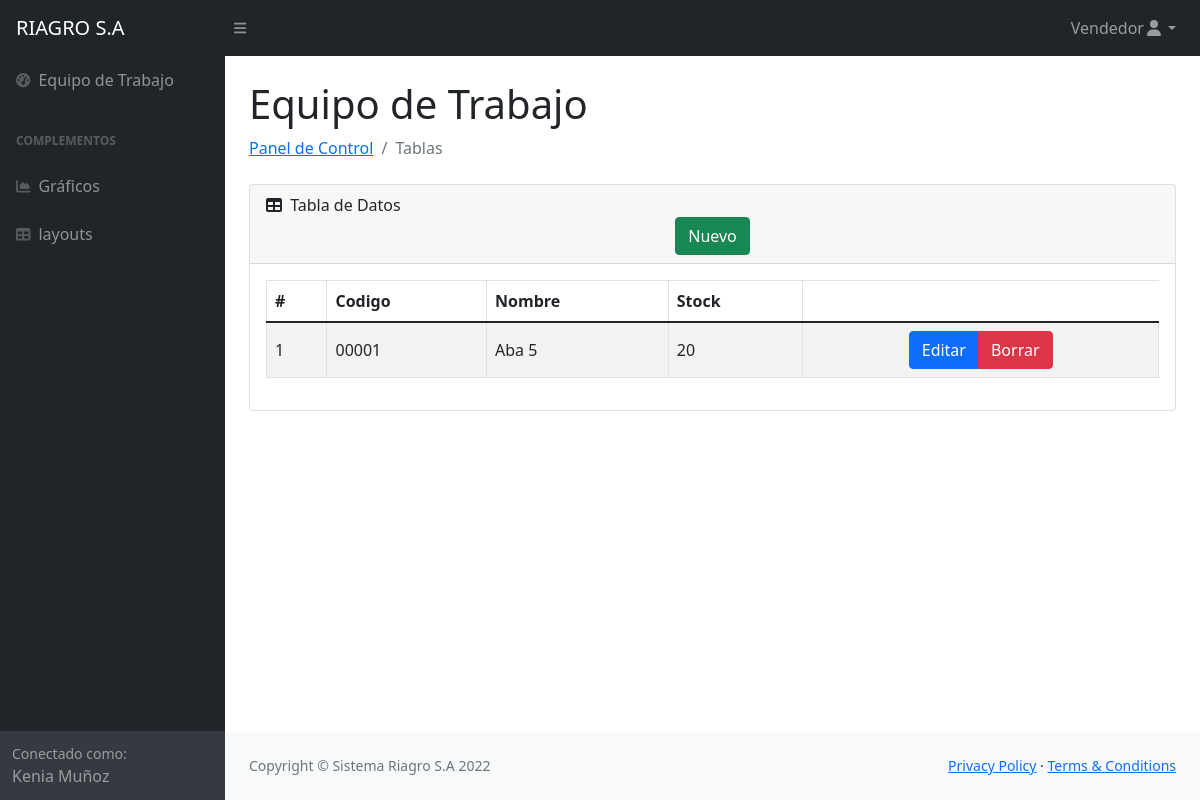
Page /Panel/inventario.php (signed in) on the committed database.
### tables this page shows
CREATE TABLE `inventario` (
  `id_inventario` int(11) NOT NULL,
  `codigo` varchar(8) NOT NULL,
  `nombre` varchar(40) NOT NULL,
  `stock` varchar(20) NOT NULL
);

### Panel/inventario.php (the view, shortened to what this page needs)
<?php
    require 'conexion.php';
    $rango =$_SESSION['rango'];
    $nombre=$_SESSION['datos'];
    $where = "";
    $sql ="SELECT * FROM inventario $where";
    $resultado =$mysqli->query($sql)
?>
<!DOCTYPE html>
<html lang="es">
    <head>
        <link href="https://cdn.jsdelivr.net/npm/simple-datatables@latest/dist/style.css" rel="stylesheet" />
        <link href="css/styles.css" rel="stylesheet" />
    </head>
    <body class="sb-nav-fixed">
        <nav class="sb-topnav navbar navbar-expand navbar-dark bg-dark">
            <a class="navbar-brand ps-3" href="principal.php">RIAGRO S.A</a>
            <button class="btn btn-link btn-sm order-1 order-lg-0 me-4 me-lg-0" id="sidebarToggle" href="#!"><i class="fas fa-bars"></i></button>
            <ul class="navbar-nav ms-auto me-0 me-md-3 my-2 my-md-0">
                <li class="nav-item dropdown">
                    <a class="nav-link dropdown-toggle" id="navbarDropdown" href="#" role="button" data-bs-toggle="dropdown" aria-expanded="false"><?php echo $rango; ?><i class="fas fa-user fa-fw"></i></a>
                </li>
            </ul>
        </nav>
        <div id="layoutSidenav">
            <div id="layoutSidenav_nav">
                <nav class="sb-sidenav accordion sb-sidenav-dark" id="sidenavAccordion">
                    <div class="sb-sidenav-menu">
                        <div class="nav">
                            <a class="nav-link" href="trabajadores.php">
                                <div class="sb-nav-link-icon"><i class="fas fa-tachometer-alt"></i></div>
                                Equipo de Trabajo
                            </a>
                            <div class="sb-sidenav-menu-heading">Complementos</div>
                            <a class="nav-link" href="charts.html">
                                <div class="sb-nav-link-icon"><i class="fas fa-chart-area"></i></div>
                                Gráficos
                            </a>
                            <a class="nav-link" href="tables.php">
                                <div class="sb-nav-link-icon"><i class="fas fa-table"></i></div>
                                layouts
                            </a>
                        </div>
                    </div>
                    <div class="sb-sidenav-footer">
                        <div class="small">Conectado como:</div>
                        <?php echo $nombre; ?>
                    </div>
                </nav>
            </div>
            <div id="layoutSidenav_content">
                <main>
                    <div class="container-fluid px-4 ">
                        <h1 class="mt-4">Equipo de Trabajo</h1>
                        <ol class="breadcrumb mb-4">
                            <li class="breadcrumb-item"><a href="principal.php">Panel de Control</a></li>
                            <li class="breadcrumb-item active">Tablas</li>
                        </ol>
                        <div class="card mb-4">
                            <div class="card-header">
                                <i class="fas fa-table me-1"></i>
                                Tabla de Datos
                                <div class="container text-center">
                                    <div class="row">
                                        <div class="col-lg-12">
                                            <button id="btnNuevo" type="button" class="btn btn-success">Nuevo</button>
                                        </div>
                                    </div>
                                </div>
                            </div>
                            <div class="card-body table-responsive">
                                <table id="datatablesSimple"class="table table-striped table-bordered table-condensed align-middle" style="width:100%;">
                                    <thead>
                                        <tr>
                                            <th>#</th>
                                            <th>Codigo</th>
                                            <th>Nombre</th>
                                            <th>Stock</th>
                                        </tr>
                                    </thead>
                                    <tbody>
                                        <?php while($row = $resultado->fetch_assoc()){?>
                                        <tr>
                                            <td><?php echo $row['id_inventario']; ?></td>
                                            <td><?php echo $row['codigo']; ?></td>
                                            <td><?php echo $row['nombre']; ?></td>
                                            <td><?php echo $row['stock']; ?></td>
                                            <td>
                                                <div class="text-center">
                                                    <div class="btn-group">
                                                        <button class="btn btn-primary btnEditar">Editar</button>
                                                        <button class="btn btn-danger btnBorrar">Borrar</button>
                                                    </div>
                                                </div>
                                            </td>
                                        </tr>
                                        <?php } ?>
                                    </tbody>
                                </table>
                            </div>
                        </div>
                    </div>
                </main>
                <footer class="py-4 bg-light mt-auto">
                    <div class="container-fluid px-4">
                        <div class="d-flex align-items-center justify-content-between small">
                            <div class="text-muted">Copyright &copy; Sistema Riagro S.A 2022</div>
                            <div>
                                <a href="#">Privacy Policy</a>
                                &middot;
                                <a href="#">Terms &amp; Conditions</a>
                            </div>
                        </div>
                    </div>
                </footer>
            </div>
        </div>
                            <link rel="stylesheet" href="./crud.php">
    </body>
</html>

### rows in the picture
inventario: id_inventario "1", codigo "00001", nombre "Aba 5", stock "20"

### other values in the picture
$rango "Vendedor"
$nombre "Kenia Muñoz"
